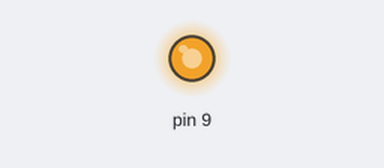
Bench run of a sketch on a simulated Arduino Uno, built with avr-gcc and run on an emulated ATmega328P. Parts: output pins drawn as LEDs (lit = HIGH).

Above: at 0.1 s.
Timing chart, 0 to 1.6 s (numbered marks = the images above):
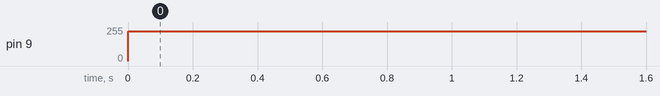

Measured:
- by itself, pin 9: 0/255 → 225/255 at 0.00 s

The sketch:

test_circuit_PWM.ino
```cpp
#include <PWM.h>
int red = 9;
int green = 10;
int blue = 11;

int32_t frequency = 15000;
void setup()
{
  InitTimersSafe();
  SetPinFrequencySafe(red, frequency);
  //  SetPinFrequencySafe(green, frequency);
  //  SetPinFrequencySafe(blue, frequency);

}
void loop()
{
  pwmWrite(red, 225);
  //  pwmWrite(green, 225);
  //  pwmWrite(blue, 225);
  delay(30);
}
```
